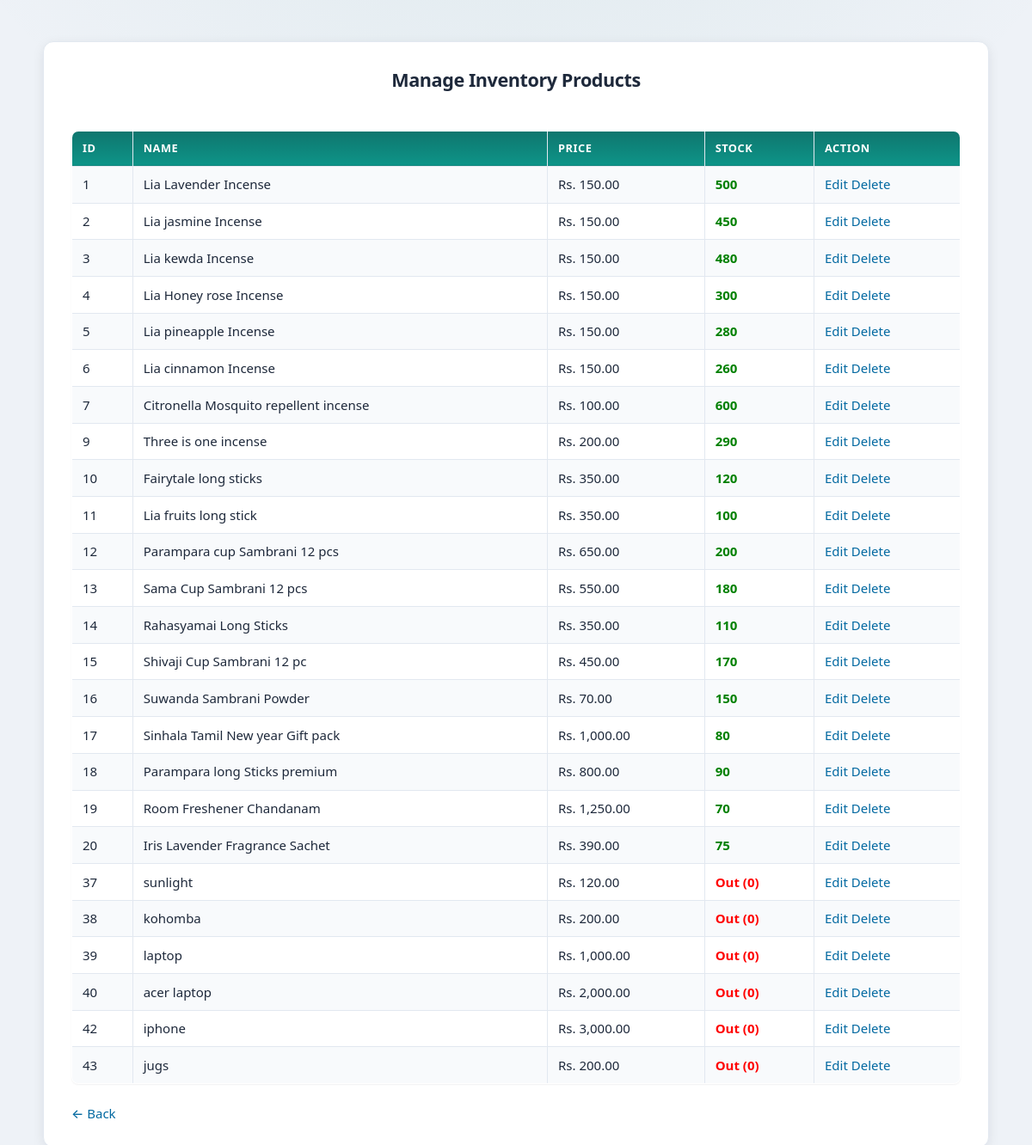
Page /manage_products_inventory.php (signed in) on the earlier database version.
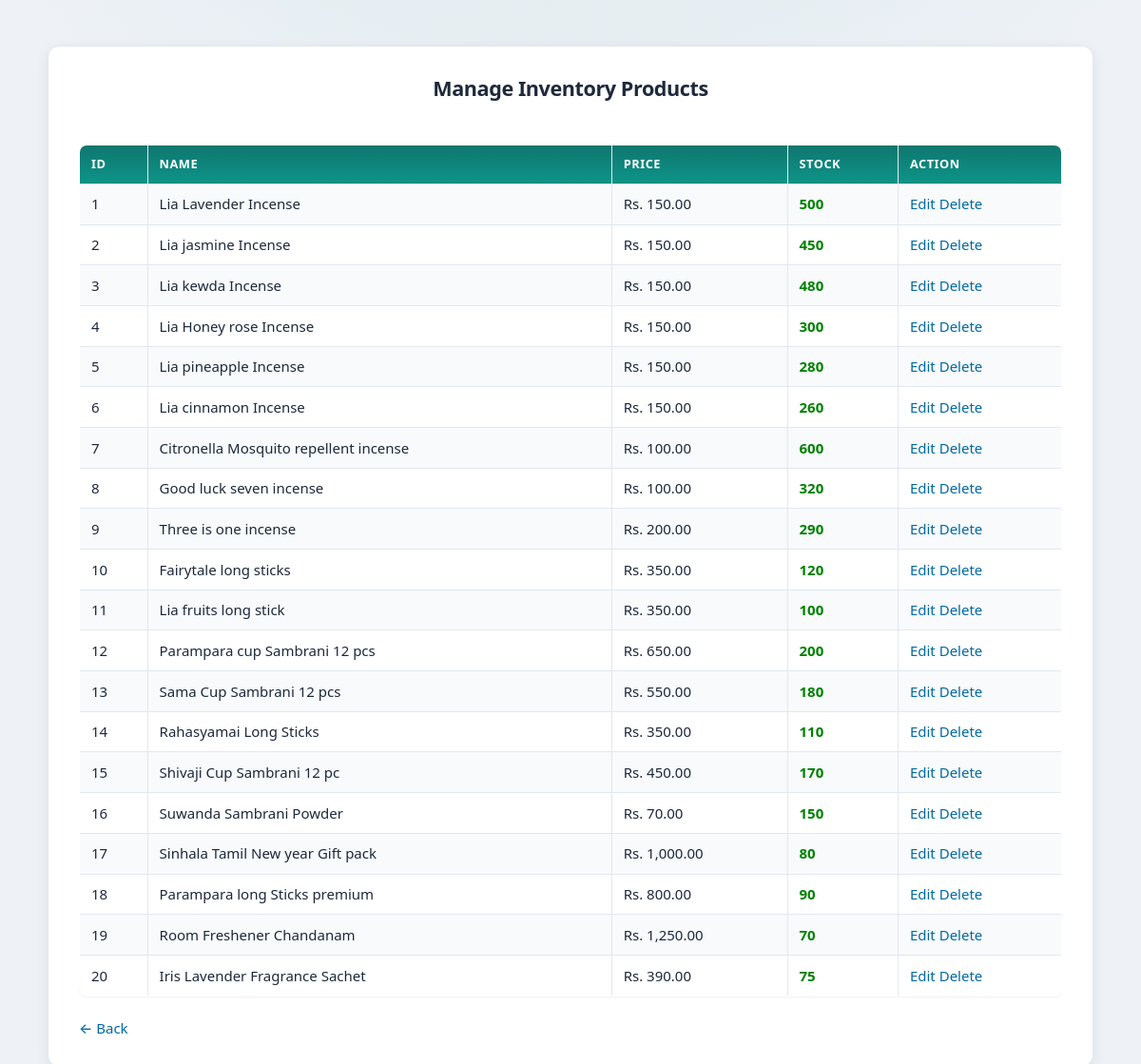
Same page on the later database version.
### tables this page shows
CREATE TABLE IF NOT EXISTS `product` (
  `product_id` int NOT NULL AUTO_INCREMENT,
  `product_name` varchar(100) NOT NULL,
  `unit_price` decimal(10,2) NOT NULL,
  `category_id` int NOT NULL,
  `status` varchar(20) DEFAULT 'active',
  PRIMARY KEY (`product_id`),
  UNIQUE KEY `product_name` (`product_name`),
  KEY `category_id` (`category_id`)
);

### manage_products_inventory.php (the view, shortened to what this page needs)
<?php
include 'includes/config.php';
$result = mysqli_query($conn, "
SELECT
    p.product_id,
    p.product_name,
    p.unit_price,
    COALESCE(i.stock_quantity, 0) AS stock
FROM product p
LEFT JOIN inventory i ON p.product_id = i.product_id
WHERE p.status = 'active'
ORDER BY p.product_id ASC
");
?>
<!DOCTYPE html>
<html>
<head>
    <link rel="stylesheet" href="style.css">
</head>
<body>
<div class="login-box">
<h2>Manage Inventory Products</h2>
<br>
<table border="1" width="100%">
<tr>
    <th>ID</th>
    <th>Name</th>
    <th>Price</th>
    <th>Stock</th>
    <th>Action</th>
</tr>
<?php while($row = mysqli_fetch_assoc($result)): ?>
<tr>
    <td><?= $row['product_id']; ?></td>
    <td><?= htmlspecialchars($row['product_name']); ?></td>
    <td>Rs. <?= number_format($row['unit_price'], 2); ?></td>
    <td>
        <?php
        $stock = (int)$row['stock'];
        if($stock == 0){
            echo "<span class='low'>Out (0)</span>";
        }
        elseif($stock <= 10){
            echo "<span class='low'>Low ($stock)</span>";
        }
        elseif($stock <= 30){
            echo "<span class='medium'>$stock</span>";
        }
        else{
            echo "<span class='good'>$stock</span>";
        }
        ?>
    </td>
    <td>
        <a href="edit_product.php?id=<?= $row['product_id']; ?>">Edit</a>
        <a href="delete_product.php?id=<?= $row['product_id']; ?>"
           onclick="return confirm('Are you sure?')">Delete</a>
    </td>
</tr>
<?php endwhile; ?>
</table>
<br>
<a href="manage_inventory.php">← Back</a>
</div>
</body>
</html>

Differences in the rows shown:
no longer on this page (row edited): product: product_id "37", product_name "sunlight", unit_price "120.00", shows "Out (0)"
no longer on this page (row edited): product: product_id "38", product_name "kohomba", unit_price "200.00", shows "Out (0)"
no longer on this page (row edited): product: product_id "39", product_name "laptop", unit_price "1,000.00", shows "Out (0)"
no longer on this page (row edited): product: product_id "40", product_name "acer laptop", unit_price "2,000.00", shows "Out (0)"
no longer on this page (row edited): product: product_id "42", product_name "iphone", unit_price "3,000.00", shows "Out (0)"
no longer on this page (row edited): product: product_id "43", product_name "jugs", unit_price "200.00", shows "Out (0)"
now on this page (row edited): product: product_id "8", product_name "Good luck seven incense", unit_price "100.00", stock "320"
